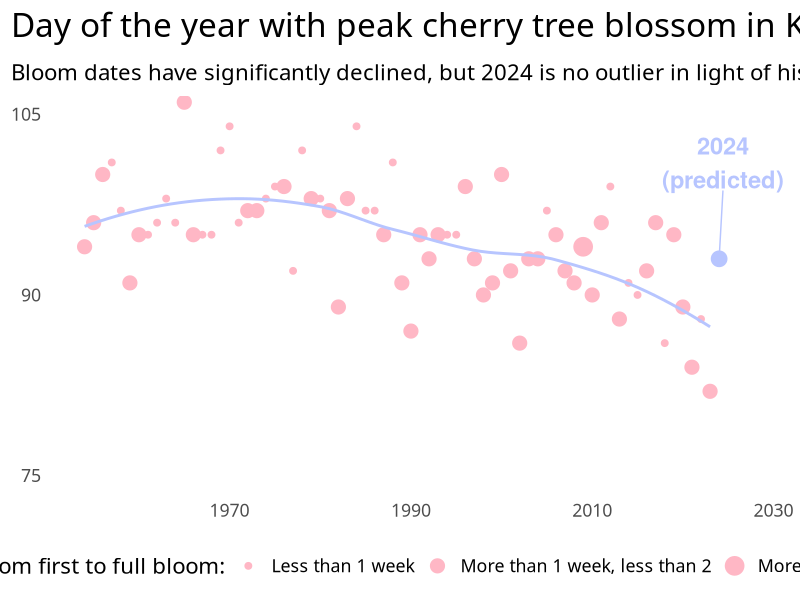
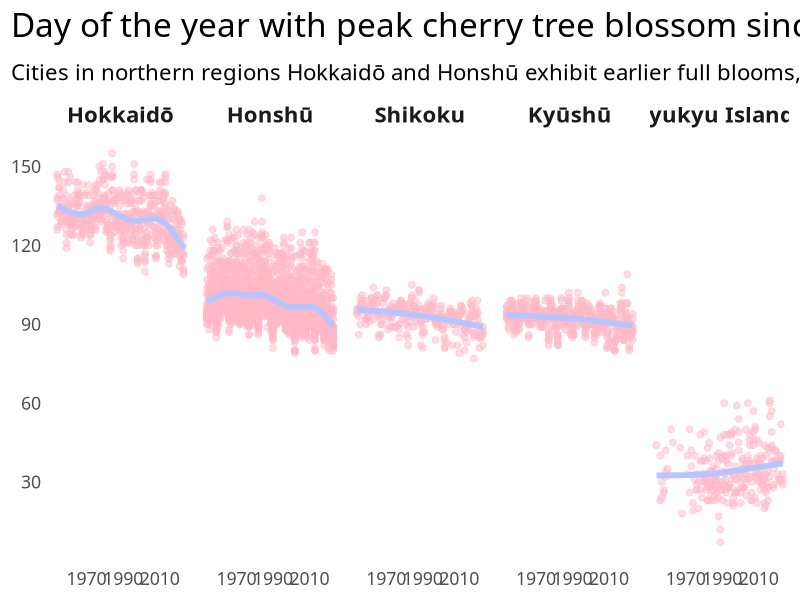
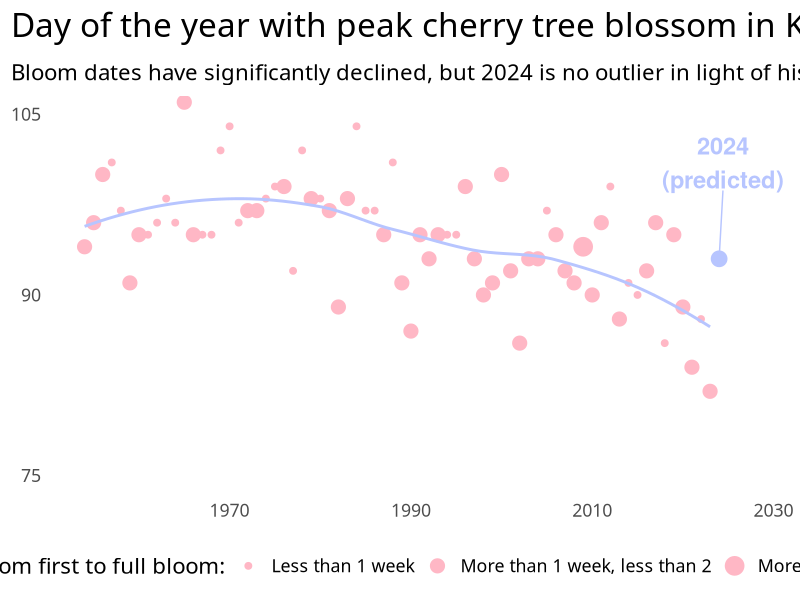
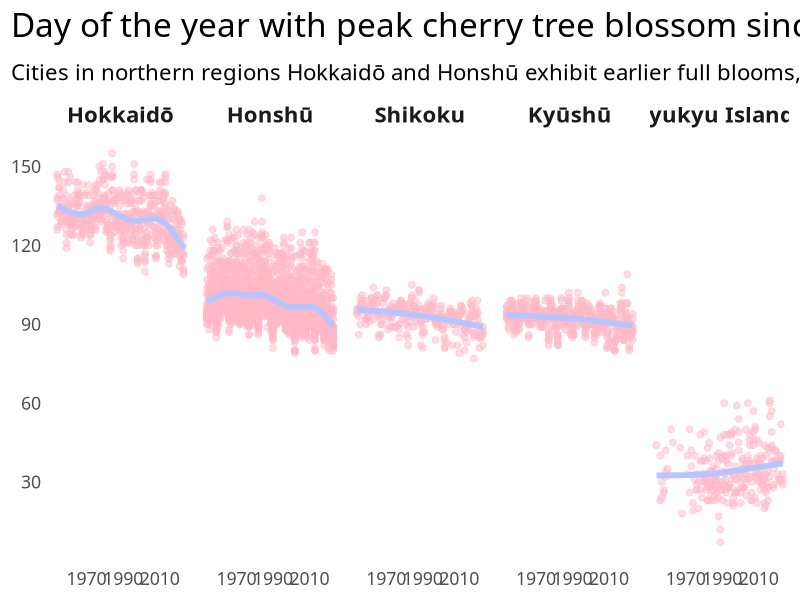

Write the R code that produced these figures, in order.
# Load libraries ------------------------------------------------------
library(tidyverse)
library(ggrepel)
library(rnaturalearth)

# Set global theme
theme_set(theme_classic(base_family = "SF Pro Light", base_size = 16))

theme_update(
  plot.title.position = "plot",
  plot.title = element_text(size = 24),
  panel.grid.minor = element_blank(),
  panel.grid.major = element_blank(),
  strip.background = element_blank(),
  strip.text = element_text(face = "bold", size = 16)
)

# triadic color scheme
colors <- c("#ffb7c5", "#b7c5ff", "#c5ffb7")

# Download & prepare data ---------------------------------------------
# Sakura dates by region
# https://www.kaggle.com/datasets/ryanglasnapp/japanese-cherry-blossom-data
sakura_first_bloom_dates <- read_csv("data/sakura_first_bloom_dates.csv")
sakura_full_bloom_dates <- read_csv("data/sakura_full_bloom_dates.csv")

sakura_first_bloom_dates_long <- sakura_first_bloom_dates |> 
  select(-c("30 Year Average 1981-2010", "Notes")) |> 
  rename(location = `Site Name`,
         is_currently_observed = `Currently Being Observed`) |> 
  pivot_longer(cols = -c(location, is_currently_observed),
               names_to = "year", values_to = "first_bloom_date")

sakura_full_bloom_dates_long <- sakura_full_bloom_dates |> 
  select(-c("30 Year Average 1981-2010", "Notes")) |> 
  rename(location = `Site Name`,
         is_currently_observed = `Currently Being Observed`) |> 
  pivot_longer(cols = -c(location, is_currently_observed),
               names_to = "year", values_to = "full_bloom_date")

sakura_dates <- sakura_first_bloom_dates_long |> 
  full_join(sakura_full_bloom_dates_long, join_by(location, year, is_currently_observed)) |> 
  mutate(year = as.integer(year),
         first_bloom_day = as.integer(first_bloom_date - as.Date(paste(year, "-01-01", sep = ""))),
         full_bloom_day = as.integer(full_bloom_date - as.Date(paste(year, "-01-01", sep = ""))),
         time_to_full_bloom = as.integer(full_bloom_date - first_bloom_date))

# Location longitudes and latitudes
# https://github.com/Yuriko-Schumacher/statistical-analysis-of-cherry-blossom-first-bloom-date/tree/main/data
# observatory_locations <- read_csv("https://raw.githubusercontent.com/Yuriko-Schumacher/statistical-analysis-of-cherry-blossom-first-bloom-date/main/data/observatory-locations.csv")
# write_csv(observatory_locations, "data/observatory_locations.csv")
observatory_locations <- read_csv("data/observatory_locations.csv")

southern_islands <- c("Naze", "Ishigaki Island", "Miyakojima", "Naha", "Minami Daito Island")

# Sort locations into regions (used ChatGPT for labeling)
# https://en.wikipedia.org/wiki/List_of_regions_of_Japan
locations_region <- read_csv("data/locations_region.csv") |> 
  mutate(region = if_else(location %in% southern_islands, "Ryukyu Islands", region)) |> 
  mutate(region = factor(region, levels = c("Hokkaidō", "Honshū", "Shikoku", "Kyūshū", "Ryukyu Islands")))

# japan map (use polygon instead of sf for simplicity)
japan_map <- map_data("world", region = "japan") |> 
  as_tibble()

# Combine main sakura data
sakura_data <- sakura_dates |> 
  left_join(observatory_locations, join_by(location)) |> 
  left_join(locations_region, join_by(location)) |> 
  mutate(is_southern_island = location %in% southern_islands) |> 
  filter(is_currently_observed == TRUE) |> 
  filter(year >= 1954) |> # to have 7 full decades
  mutate(
    second_half = year > 1988,
    sample = case_when(
      year >= 1954 & year <= 1964 ~ "From 1954 to 1963", 
      year >= 2013 & year <= 2024 ~ "From 2013 to 2024"),
    sample_tile = ntile(year, 7),
    first_bloom_group = case_when(
      month(first_bloom_date) == 1 ~ "January or earlier",
      month(first_bloom_date) == 2 ~ "February",
      month(first_bloom_date) == 3  & days(first_bloom_date) <= 15 ~ "First half of March",
      month(first_bloom_date) == 3  & days(first_bloom_date) > 15 ~ "Second half of March",
      month(first_bloom_date) >= 4 ~ "April or later"
    ),
    time_to_full_group = case_when(
      time_to_full_bloom < 7 ~ "Less than 1 week",
      time_to_full_bloom >= 7 & time_to_full_bloom < 14 ~ "More than 1 week, less than 2",
      time_to_full_bloom >= 14 ~ "More than 2 weeks"
    ),
    first_bloom_group = factor(first_bloom_group, levels = c("January or earlier", "First half of March", "Second half of March", "April or later"))
  )

# Time to full bloom in Kyoto ----------------------------------------
today <- tibble(year = 2024, full_bloom_day = as.integer(as.Date("2024-04-03")-as.Date("2024-01-01")))
fig_sakura_kyoto <- sakura_data |> 
  filter(location == "Kyoto") |> 
  ggplot(aes(x = year, y = full_bloom_day)) +
  geom_point(color = colors[1], aes(size = time_to_full_group)) +
  geom_smooth(color = colors[2], se = FALSE) +
  geom_point(data = today, color = colors[2], size = 5) + 
  geom_text_repel(data = today, nudge_x = 4, nudge_y = 8,
                  color = colors[2], label = "2024\n(predicted)", fontface = 2, size = 6
  ) + 
  labs(title = expression("Day of the year with peak cherry tree blossom in Kyoto since 1953"),
       subtitle = "Bloom dates have significantly declined, but 2024 is no outlier in light of historical data",
       size = "Time from first to full bloom:",
       x = NULL, y = NULL) +
  scale_x_continuous(breaks = seq(1950, 2030, by = 20)) +
  scale_y_continuous(breaks = seq(75, 105, by = 15)) +
  coord_cartesian(ylim = c(75, 105)) +
  theme(
    axis.title.x = element_blank(), 
    axis.title.y = element_blank(),
    # axis.text.x = element_blank(),
    # axis.text.y = element_blank(),
    axis.ticks = element_blank(),
    axis.line = element_blank(),
    strip.background = element_blank(),
    strip.text = element_text(face = "bold")
  ) +
  theme(legend.position = "bottom")
fig_sakura_kyoto

ggsave(plot = fig_sakura_kyoto, filename = "output/fig_sakura_kyoto.png",
       height = 8, width = 12)

# Time to full bloom --------------------------------------------------
fig_sakura_regions <- sakura_data |> 
  ggplot(aes(x = year, y = full_bloom_day)) +
  geom_point(color = colors[1], alpha = 0.5, size = 2) +
  geom_smooth(color = colors[2], se = FALSE, size = 2) +
  facet_wrap(~region, nrow = 1) + 
  labs(title = expression("Day of the year with peak cherry tree blossom since 1953"),
       subtitle = "Cities in northern regions Hokkaidō and Honshū exhibit earlier full blooms, while Ryukyu Islands even later",
       x = NULL, y = NULL) +
  scale_x_continuous(breaks = seq(1950, 2030, by = 20)) +
  scale_y_continuous(breaks = seq(30, 150, by = 30)) +
  theme(
    axis.title.x = element_blank(), 
    axis.title.y = element_blank(),
    # axis.text.x = element_blank(),
    # axis.text.y = element_blank(),
    axis.ticks = element_blank(),
    axis.line = element_blank(),
    strip.background = element_blank(),
    strip.text = element_text(face = "bold")
  ) 
fig_sakura_regions

ggsave(plot = fig_sakura_regions, filename = "output/fig_sakura_regions.png",
       height = 8, width = 12)

# First bloom 2023 map ------------------------------------------------
# fig_map <- japan_map |> 
#   ggplot() + 
#   geom_polygon(data = japan_map, aes(x = long, y = lat, group = group), 
#                fill = "white", color = "black") +
#   geom_point(
#     data = sakura_data |> 
#       filter(year == 2023) |> 
#       drop_na(first_bloom_date, time_to_full_bloom), 
#     aes(x = long, y = lat, color = first_bloom_group, size = time_to_full_group)
#   ) + 
#   scale_color_manual(values = c(colors[3], colors[1], colors[2])) +
#   labs(x = NULL, y = NULL, 
#        color = "First bloom",
#        size = "Time between\nfirst & full bloom",
#        title = "First date of cherry blossom bloom & time to full bloom",
#        subtitle = "Southern islands have earlierst & longest blooms, northern regions latest & shortest") +
#   theme(axis.title.x = element_blank(), 
#         axis.title.y = element_blank(),
#         axis.text.x = element_blank(),
#         axis.text.y = element_blank(),
#         axis.ticks = element_blank(),
#         axis.line = element_blank())
# 
# ggsave(plot = fig_map, filename = "output/fig_map.png",
#        height = 8, width = 12)

# Full bloom dates in first half of sample vs second half -------------
# sakura_data |> 
#   filter(!is.na(sample_tile)) |> 
#   ggplot(aes(x = first_bloom_day)) +
#   geom_density(color = colors[1], fill = colors[1], alpha = 0.5) +
#   facet_grid(cols = vars(region), rows = vars(sample_tile), scales = "free") +
#   geom_vline(
#     data = sakura_data |> 
#       filter(!is.na(sample_tile)) |> 
#       group_by(sample_tile, region) |> 
#       summarize(median_first_bloom_day = median(first_bloom_day, na.rm = TRUE)),
#     aes(xintercept = median_first_bloom_day), color = colors[2], linetype = "dashed",
#     linewidth = 1
#   ) +
#   labs(x = NULL, y = NULL, 
#        color = "First bloom",
#        size = "Days between\nfirst and full bloom",
#        title = "Distribution of cherry blossom dates ",
#        subtitle = "The distribution first bloom dates shifted to the left over time") +
#   theme(axis.title.x = element_blank(), 
#         axis.title.y = element_blank(),
#         axis.text.x = element_blank(),
#         axis.text.y = element_blank(),
#         axis.ticks = element_blank(),
#         axis.line = element_blank(),
#   )

# Time to full bloom --------------------------------------------------
# fig_time_to_full_bloom <- sakura_data |> 
#   ggplot(aes(x = year, y = time_to_full_bloom)) +
#   geom_point(color = colors[1], alpha = 0.5) +
#   geom_smooth(color = colors[2], se = FALSE) +
#   facet_wrap(~region, nrow = 1) + 
#   labs(title = "Number of days between first and full bloom since 1953",
#        subtitle = "Hokkaidō exhibits the shortest and decreasing blooming periods, while Kyūshū's have lengthened",
#        x = NULL, y = NULL) +
#   scale_x_continuous(breaks = seq(1950, 2030, by = 20)) +
#   # scale_y_continuous(breaks = seq(7, 42, by = 7)) +
#   theme(
#     axis.title.x = element_blank(), 
#     axis.title.y = element_blank(),
#     # axis.text.x = element_blank(),
#     # axis.text.y = element_blank(),
#     axis.ticks = element_blank(),
#     axis.line = element_blank(),
#     strip.background = element_blank(),
#     strip.text = element_text(face = "bold")
#   )
# fig_time_to_full_bloom
# 
# ggsave(plot = fig_time_to_full_bloom, filename = "output/fig_time_to_full_bloom.png")

# Time to first bloom in Tokyo ----------------------------------------
# sakura_data |> 
#   filter(location == "Tokyo Japan") |> 
#   ggplot(aes(x = year, y = first_bloom_day)) +
#   geom_point(color = colors[1], aes(size = time_to_full_bloom)) +
#   geom_smooth(color = colors[2], se = FALSE) +
#   labs(title = "Cherry blossom first bloom dates and blooming periods in Tokyo from 1954 to 2023",
#        subtitle = "First bloom dates have decreased dramatically, while blooming periods show no pattern",
#        size = "Days between\nfirst and full bloom",
#        x = NULL, y = NULL) +
#   theme(
#     axis.title.x = element_blank(), 
#     axis.title.y = element_blank(),
#     # axis.text.x = element_blank(),
#     # axis.text.y = element_blank(),
#     axis.ticks = element_blank(),
#     axis.line = element_blank(),
#     strip.background = element_blank(),
#     strip.text = element_text(face = "bold")
#   )

# Change in time to first bloom dates over time -----------------------
# TODO: single out Tokyo, Kyoto and the outlier on the right and the one around 0
# TODO: add north / south to y axis
# Latitude 
# sakura_data |> 
#   filter(sample_tile == 1) |> 
#   group_by(location, lat) |> 
#   summarize(first_bloom_day_start = mean(first_bloom_day, na.rm = TRUE)) |> 
#   left_join(sakura_data |> 
#               filter(sample_tile == 7) |> 
#               group_by(location) |> 
#               summarize(first_bloom_day_end = mean(first_bloom_day, na.rm = TRUE)), join_by(location)) |> 
#   mutate(first_bloom_difference = first_bloom_day_end - first_bloom_day_start) |> 
#   ggplot(aes(x = first_bloom_difference, y = lat)) +
#   geom_point(color = colors[1], size = 2) +
#   geom_vline(aes(xintercept = 0), linetype = "dashed") +
#   labs(
#     title = "Title",
#     subtitle = "Subtitle",
#     x = NULL, y = NULL) +
#   theme(
#     axis.title.x = element_blank(), 
#     axis.title.y = element_blank(),
#     # axis.text.x = element_blank(),
#     axis.text.y = element_blank(),
#     axis.ticks = element_blank(),
#     axis.line = element_blank(),
#     strip.background = element_blank(),
#     strip.text = element_text(face = "bold")
#   )

# Change in time to first bloom vs temperature averages ---------------
# TODO: load temperature data
